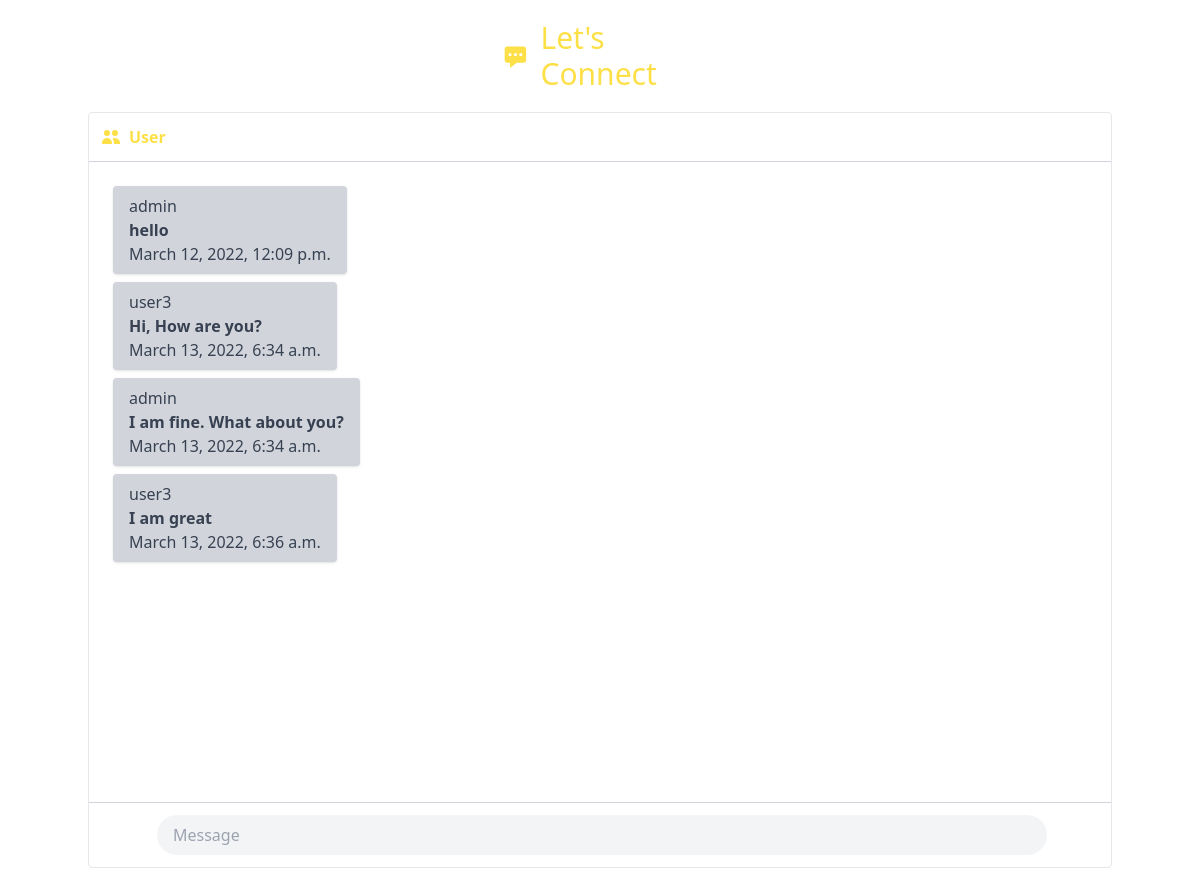
Page /chat/ (signed in) on the committed database.
### chat/models.py (models this page shows)
class Message(models.Model):
    user = models.ForeignKey(md.Seller, on_delete=models.CASCADE)
    message = models.CharField(max_length=5000)
    timestamp = models.DateTimeField(auto_now=True)

### shop/models.py (models this page shows, shortened)
class Seller(models.Model):
    user = models.ForeignKey(User, on_delete=models.CASCADE)
    phone = models.CharField(max_length=13)
    address = models.TextField()

### chat/views.py (the view)
# urls.py: path('', views.index, name="blog"),
@login_required(login_url='/login')
def index(request):
    try:
        seller = Seller.objects.get(user=request.user)
    except:
        return redirect('/shop')
    messages = Message.objects.all()
    context = {
        'msgs': messages
    }
    return render(request, 'chat/chatbox2.html', context = context)

### chat/templates/chat/chatbox2.html (shortened to what this page needs)
<!DOCTYPE html>
<html lang="en">
  <head>
    <script src="https://cdn.tailwindcss.com"></script>
  </head>
  <body style= "background:url(https://media.istockphoto.com/vectors/reaching-hands-vector-id1220744197?k=20&m=1220744197&s=612x612&w=0&h=z5hHdmdSecbd8m3yoe4qgAGTELLQRRhGTMg9lGOHfNQ=); background-repeat:no-repeat; background-attachment:fixed; background-size:100% 100%;"></body>
    <header class="text-gray-600 body-font">
        <div class="container mx-auto flex flex-wrap p-5 flex-col md:flex-row items-center">
          <a class="flex order-first lg:order-none lg:w-1/5 title-font font-medium items-center text-gray-900 lg:items-center lg:justify-center mb-4 md:mb-0">
            <svg xmlns="http://www.w3.org/2000/svg" class="h-8 w-8 text-yellow-300" viewBox="0 0 20 20" fill="currentColor">
                <path fill-rule="evenodd" d="M18 5v8a2 2 0 01-2 2h-5l-5 4v-4H4a2 2 0 01-2-2V5a2 2 0 012-2h12a2 2 0 012 2zM7 8H5v2h2V8zm2 0h2v2H9V8zm6 0h-2v2h2V8z" clip-rule="evenodd" />
              </svg>
            <span class="ml-3 text-yellow-300 text-3xl">Let's Connect</span>
          </a>
        </div>
      </header>
    <div class="container mx-auto">
      <div class="max-w-10xl border rounded">
        <div>
          <div class="w-full">
            <div class="relative flex items-center p-3 border-b border-gray-300">
                <svg xmlns="http://www.w3.org/2000/svg" class="h-5 w-5 text-yellow-300" viewBox="0 0 20 20" fill="currentColor">
                    <path d="M9 6a3 3 0 11-6 0 3 3 0 016 0zM17 6a3 3 0 11-6 0 3 3 0 016 0zM12.93 17c.046-.327.07-.66.07-1a6.97 6.97 0 00-1.5-4.33A5 5 0 0119 16v1h-6.07zM6 11a5 5 0 015 5v1H1v-1a5 5 0 015-5z" />
                  </svg>
              <span class="block ml-2 font-bold text-yellow-300">User</span>
              <span class="absolute w-3 h-3  rounded-full left-10 top-3">
              </span>
            </div>
            <div class="relative w-full p-6 overflow-y-auto h-[40rem]">
              <ul class="space-y-2" id="mychat">
                {% for message in msgs %}
                <li class="flex justify-start">
                  <div class="relative max-w-xl px-4 py-2 text-gray-700 bg-gray-300 rounded shadow">
                    <span class="user-center">{{message.user.user.username}}</span>
                    <div class="block font-bold">{{message.message}}</div>
                    <span class="time-left">{{message.timestamp}}</span>
                  </div>
                </li>
                {% endfor %}
              </ul>
            </div>
            <div class="flex items-center justify-between w-full p-3 border-t border-gray-300">
              <button>
                <svg xmlns="http://www.w3.org/2000/svg" class="w-6 h-6 text-white" fill="none" viewBox="0 0 24 24"
                  stroke="currentColor">
                  <path stroke-linecap="round" stroke-linejoin="round" stroke-width="2"
                    d="M14.828 14.828a4 4 0 01-5.656 0M9 10h.01M15 10h.01M21 12a9 9 0 11-18 0 9 9 0 0118 0z" />
                </svg>
              </button>
              <button>
                <svg xmlns="http://www.w3.org/2000/svg" class="w-5 h-5 text-white" fill="none" viewBox="0 0 24 24"
                  stroke="currentColor">
                  <path stroke-linecap="round" stroke-linejoin="round" stroke-width="2"
                    d="M15.172 7l-6.586 6.586a2 2 0 102.828 2.828l6.414-6.586a4 4 0 00-5.656-5.656l-6.415 6.585a6 6 0 108.486 8.486L20.5 13" />
                </svg>
              </button>
              <input type="text" id="msg" placeholder="Message"
                class="block w-full py-2 pl-4 mx-3 bg-gray-100 rounded-full outline-none focus:text-gray-700"
                name="message" required />
              <button>
                <svg xmlns="http://www.w3.org/2000/svg" class="w-5 h-5 text-white" fill="none" viewBox="0 0 24 24"
                  stroke="currentColor">
                  <path stroke-linecap="round" stroke-linejoin="round" stroke-width="2"
                    d="M19 11a7 7 0 01-7 7m0 0a7 7 0 01-7-7m7 7v4m0 0H8m4 0h4m-4-8a3 3 0 01-3-3V5a3 3 0 116 0v6a3 3 0 01-3 3z" />
                </svg>
              </button>
              <button id="submit" type="submit">
                <svg class="w-5 h-5 text-white origin-center transform rotate-90" xmlns="http://www.w3.org/2000/svg"
                  viewBox="0 0 20 20" fill="currentColor">
                  <path
                    d="M10.894 2.553a1 1 0 00-1.788 0l-7 14a1 1 0 001.169 1.409l5-1.429A1 1 0 009 15.571V11a1 1 0 112 0v4.571a1 1 0 00.725.962l5 1.428a1 1 0 001.17-1.408l-7-14z" />
                </svg>
              </button>
            </div>
          </div>
        </div>
      </div>
    </div>
    <header class="text-gray-600 body-font">
        <div class="container mx-auto flex flex-wrap p-5 flex-col md:flex-row items-center">
        </div>
      </header>
  </body>
</html>

### rows in the picture
Message: user.user.username "admin", message "hello", timestamp "March 12, 2022, 12:09 p.m."
Message: user.user.username "user3", message "Hi, How are you?", timestamp "March 13, 2022, 6:34 a.m."
Message: user.user.username "admin", message "I am fine. What about you?", timestamp "March 13, 2022, 6:34 a.m."
Message: user.user.username "user3", message "I am great", timestamp "March 13, 2022, 6:36 a.m."
